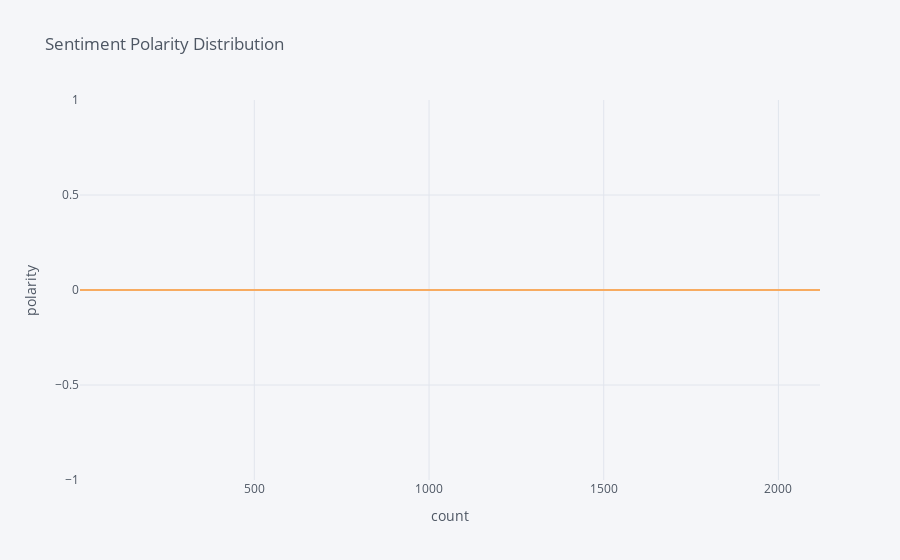

Source (notebook cell):
### Code cell
df['title_polarity'].iplot(kind='scatter', xTitle = 'count', yTitle= 'polarity',  title = 'Sentiment Polarity Distribution')

### Figure 1 — Plotly figure (JSON) as saved in the notebook; plotly's stock layout.template omitted (floating-point values rounded to 4 significant figures; data arrays with more than 128 entries replaced by an {"elided": "..."} marker saying what was removed)
{"data": [{"line": {"color": "rgba(255, 153, 51, 1.0)", "dash": "solid", "shape": "linear", "width": 1.3}, "mode": "lines", "name": "title_polarity", "text": "", "type": "scatter", "x": {"elided": "2066 int values"}, "y": {"elided": "2066 int values"}}], "layout": {"legend": {"bgcolor": "#F5F6F9", "font": {"color": "#4D5663"}}, "paper_bgcolor": "#F5F6F9", "plot_bgcolor": "#F5F6F9", "title": {"font": {"color": "#4D5663"}, "text": "Sentiment Polarity Distribution"}, "xaxis": {"gridcolor": "#E1E5ED", "showgrid": true, "tickfont": {"color": "#4D5663"}, "title": {"font": {"color": "#4D5663"}, "text": "count"}, "zerolinecolor": "#E1E5ED"}, "yaxis": {"gridcolor": "#E1E5ED", "showgrid": true, "tickfont": {"color": "#4D5663"}, "title": {"font": {"color": "#4D5663"}, "text": "polarity"}, "zerolinecolor": "#E1E5ED"}}}
